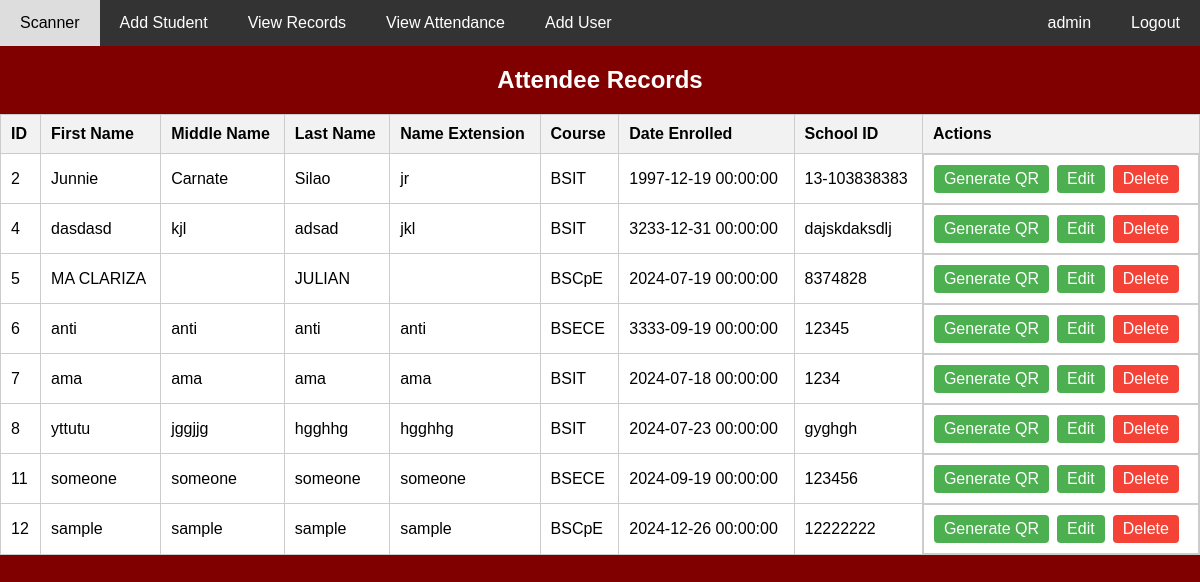
/view_records.php (signed in), run on the app's committed database.
### tables this page shows
CREATE TABLE IF NOT EXISTS `attendee` (
  `Id` int NOT NULL AUTO_INCREMENT,
  `FirstName` varchar(128) DEFAULT NULL,
  `MiddleName` varchar(128) DEFAULT NULL,
  `LastName` varchar(128) DEFAULT NULL,
  `NameExt` varchar(45) DEFAULT NULL,
  `Course` int DEFAULT NULL,
  `Year` int DEFAULT NULL,
  `DateEnrolled` datetime DEFAULT NULL,
  `SchoolId` varchar(128) DEFAULT NULL,
  `ImagePath` varchar(999) DEFAULT NULL,
  PRIMARY KEY (`Id`)
);

CREATE TABLE IF NOT EXISTS `course` (
  `Id` int NOT NULL AUTO_INCREMENT,
  `CourseName` varchar(128) DEFAULT NULL,
  PRIMARY KEY (`Id`)
);

### view_records.php (the view, shortened to what this page needs)
<!DOCTYPE html>
<html lang="en">
<head>
<link rel="stylesheet" href="styles/navbar_style.css">
</head>
<body>
<div class="navbar">
        <a href="index.php">Scanner</a>
        <a href="AddAttendee.php">Add Student</a>
        <a href="view_records.php">View Records</a>
        <a href="view_attendance.php">View Attendance</a>
        <a href="logout.php" style="float: right;">Logout</a>
        <?php
            if (!isset($_SESSION['username'])) {
                header("Location: login.html");
                exit;
            }else{
                echo '<a href="" style="float: right; pointer-events: none;">' . $_SESSION['username'] . '</a>';
                if(isset($_SESSION['usertype'])){
                    if($_SESSION['usertype'] == "Administrator")
                        echo '<a href="NewUser.php">Add User</a>';
                }
            }
        ?>
    </div>
<h2 style="text-align: center;">Attendee Records</h2>
<?php
$servername = "localhost";
$username = "root";
$password = "root";
$dbname = "LAMS";
$conn = new mysqli($servername, $username, $password, $dbname);
$sql = "SELECT A.*, B.CourseName FROM Attendee A inner join Course B on A.Course = B.Id";
$result = $conn->query($sql);
if ($result->num_rows > 0) {
    echo '<table>';
    echo '<tr><th>ID</th><th>First Name</th><th>Middle Name</th><th>Last Name</th><th>Name Extension</th><th>Course</th><th>Date Enrolled</th><th>School ID</th><th>Actions</th></tr>';
    while($row = $result->fetch_assoc()) {
        echo '<tr>';
        echo '<td>' . $row["Id"] . '</td>';
        echo '<td>' . $row["FirstName"] . '</td>';
        echo '<td>' . $row["MiddleName"] . '</td>';
        echo '<td>' . $row["LastName"] . '</td>';
        echo '<td>' . $row["NameExt"] . '</td>';
        echo '<td>' . $row["CourseName"] . '</td>';
        echo '<td>' . $row["DateEnrolled"] . '</td>';
        echo '<td>' . $row["SchoolId"] . '</td>';
        echo '<td class="button-cell"><a href="generateQR.php?code=' . $row["Id"] . '" class="button" target="_blank" rel="noopener noreferrer">Generate QR</a> ';
        echo '<a href="EditAttendee.php?id=' . $row["Id"] . '" class="button">Edit</a> ';
        echo '<a href="delete_record.php?id=' . $row["Id"] . '" class="button delete" onclick="return confirm(\'Are you sure you want to delete this record?\')">Delete</a></td>';
        echo '</tr>';
    }
    echo '</table>';
} else {
    echo '<p style="text-align: center;">No records found</p>';
}
?>
</body>
</html>

### styles/navbar_style.css (style rules this page uses)
body { font-family: Arial, sans-serif; margin: 0; padding: 0; }
.navbar { overflow: hidden; background-color: #333; }
.navbar a { float: left; display: block; color: white; text-align: center; padding: 14px 20px; text-decoration: none; }

### view_records.php (style rules this page uses)
body { background-color: #800000; }
table { background-color: white; width: 100%; border-collapse: collapse; margin: 20px auto; }
table, th, td { border: 1px solid #ccc; }
th, td { padding: 10px; text-align: left; }
th { background-color: #f2f2f2; }
.button-cell { display: flex; flex-direction: auto; align-items: center; gap: 0.5rem; }
.button { padding: 5px 10px; background-color: #4CAF50; color: white; border: none; border-radius: 4px; text-decoration: none; cursor: pointer; text-align: center; }
.button.delete { background-color: #f44336; }
h2 { color: white; }

### data on the page
attendee: Id "2", FirstName "Junnie", MiddleName "Carnate", LastName "Silao", NameExt "jr", course.CourseName "BSIT", DateEnrolled "1997-12-19 00:00:00", SchoolId "13-103838383"
attendee: Id "4", FirstName "dasdasd", MiddleName "kjl", LastName "adsad", NameExt "jkl", course.CourseName "BSIT", DateEnrolled "3233-12-31 00:00:00", SchoolId "dajskdaksdlj"
attendee: Id "5", FirstName "MA CLARIZA", LastName "JULIAN", course.CourseName "BSCpE", DateEnrolled "2024-07-19 00:00:00", SchoolId "8374828"
attendee: Id "6", FirstName "anti", MiddleName "anti", LastName "anti", NameExt "anti", course.CourseName "BSECE", DateEnrolled "3333-09-19 00:00:00", SchoolId "12345"
attendee: Id "7", FirstName "ama", MiddleName "ama", LastName "ama", NameExt "ama", course.CourseName "BSIT", DateEnrolled "2024-07-18 00:00:00", SchoolId "1234"
attendee: Id "8", FirstName "yttutu", MiddleName "jggjjg", LastName "hgghhg", NameExt "hgghhg", course.CourseName "BSIT", DateEnrolled "2024-07-23 00:00:00", SchoolId "gyghgh"
attendee: Id "11", FirstName "someone", MiddleName "someone", LastName "someone", NameExt "someone", course.CourseName "BSECE", DateEnrolled "2024-09-19 00:00:00", SchoolId "123456"
attendee: Id "12", FirstName "sample", MiddleName "sample", LastName "sample", NameExt "sample", course.CourseName "BSCpE", DateEnrolled "2024-12-26 00:00:00", SchoolId "12222222"

### other printed values
$_SESSION['username'] "admin"
